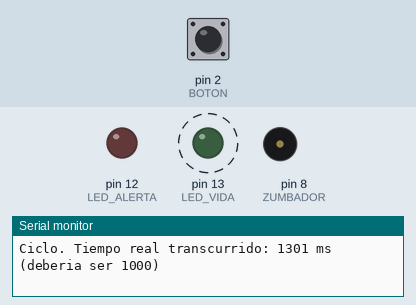
A sketch run on a simulated Arduino Uno, built with avr-gcc and run on an emulated ATmega328P. Parts: output pins drawn as LEDs (lit = HIGH), buzzer (waves = sounding), the last lines printed to the serial monitor. Dashed ring = blinking. The inputs (shaded band) are chosen by the test bench; at power-on: pin 2 (BOTON) HIGH.

Above: at 4.7 s.
4.8 s: pin 2 (BOTON) pulled LOW for 1.65 s
At 5.6 s:
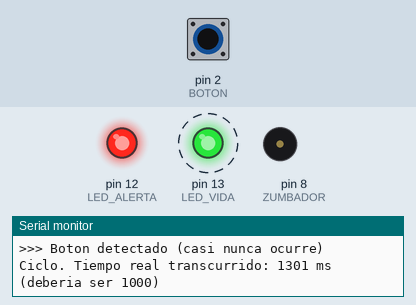
8.3 s: pin 2 (BOTON) pulled LOW for 3.2 s
At 12.2 s:
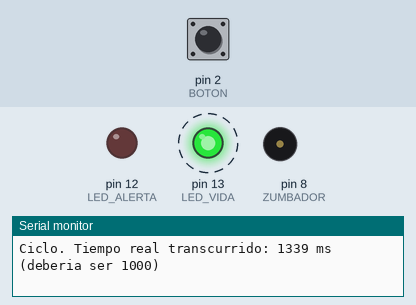
Timing chart, 0 to 19.0 s (numbered marks = the images above; inputs shaded):
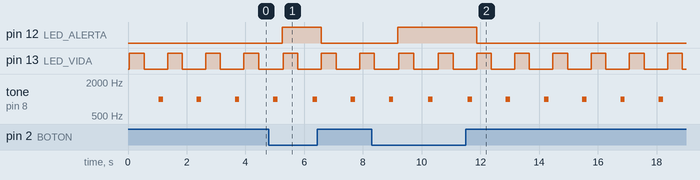

The sketch:

01_secuencial_bloqueante.ino
```cpp
/*
  ============================================================================
  EJEMPLO 1 de 5 - EL PROBLEMA: programacion secuencial bloqueante
  ============================================================================
  Placa: Arduino UNO (funciona igual en Wokwi)
  Autor: Cristian Carrera 2024-1932 - ITLA - IA e IoT 2026-C-2

  Este sketch NO es la solucion: es la demostracion del problema que la
  concurrencia viene a resolver. Se pide que el programa haga tres cosas:

     A) Parpadear un LED de "sistema vivo" cada 1000 ms
     B) Emitir un pitido de alerta cada 300 ms
     C) Leer un boton de emergencia y responder al instante

  Al escribirlo con delay(), el microcontrolador queda DETENIDO dentro de cada
  delay(): no ejecuta nada mas, ni siquiera mirar el boton. El resultado es que
  el boton solo "funciona" si uno lo mantiene presionado mas de 1.3 segundos,
  y los tiempos de A y B se contaminan entre si.

  QUE OBSERVAR EN LA DEMOSTRACION
  -------------------------------
  Presione el boton rapidamente (un toque corto): el programa lo IGNORA.
  El monitor serie imprime el tiempo real entre ciclos y se vera que nunca
  es de 1000 ms, sino de ~1300 ms, porque los delay() se SUMAN.
  ============================================================================
*/

const int LED_VIDA   = 13;
const int ZUMBADOR   = 8;
const int BOTON      = 2;
const int LED_ALERTA = 12;

unsigned long cicloAnterior = 0;

void setup() {
  Serial.begin(9600);
  pinMode(LED_VIDA,   OUTPUT);
  pinMode(ZUMBADOR,   OUTPUT);
  pinMode(LED_ALERTA, OUTPUT);
  pinMode(BOTON,      INPUT_PULLUP);
  Serial.println(F("EJEMPLO 1 - Secuencial bloqueante (el problema)"));
}

void loop() {
  unsigned long ahora = millis();
  Serial.print(F("Ciclo. Tiempo real transcurrido: "));
  Serial.print(ahora - cicloAnterior);
  Serial.println(F(" ms  (deberia ser 1000)"));
  cicloAnterior = ahora;

  // --- Tarea A: parpadeo del LED de vida ------------------------------------
  digitalWrite(LED_VIDA, HIGH);
  delay(500);              // <-- LA CPU QUEDA CONGELADA AQUI 500 ms
  digitalWrite(LED_VIDA, LOW);
  delay(500);              // <-- Y OTROS 500 ms AQUI

  // --- Tarea B: pitido de alerta --------------------------------------------
  tone(ZUMBADOR, 1000);
  delay(150);              // <-- Y 150 ms MAS AQUI
  noTone(ZUMBADOR);
  delay(150);              // <-- Y 150 ms MAS AQUI

  // --- Tarea C: lectura del boton de emergencia -----------------------------
  // Este es el unico instante, en 1300 ms, en que el programa mira el boton.
  // Probabilidad de detectar un toque de 100 ms: practicamente cero.
  if (digitalRead(BOTON) == LOW) {
    digitalWrite(LED_ALERTA, HIGH);
    Serial.println(F(">>> Boton detectado (casi nunca ocurre)"));
  } else {
    digitalWrite(LED_ALERTA, LOW);
  }
}
```

Measured:
- after the input at 4.8 s, pin 12 (LED_ALERTA): LOW → HIGH after 0.45 s, → LOW 1.3 s later
- after the input at 8.3 s, pin 12 (LED_ALERTA): LOW → HIGH after 0.89 s, → LOW 2.7 s later
- by itself, pin 13 (LED_VIDA): alternates HIGH for 0.50 s and LOW for 0.80 s
- by itself, tone on pin 8 (ZUMBADOR): alternates 1000 Hz for 0.15 s and silent for 1.2 s
